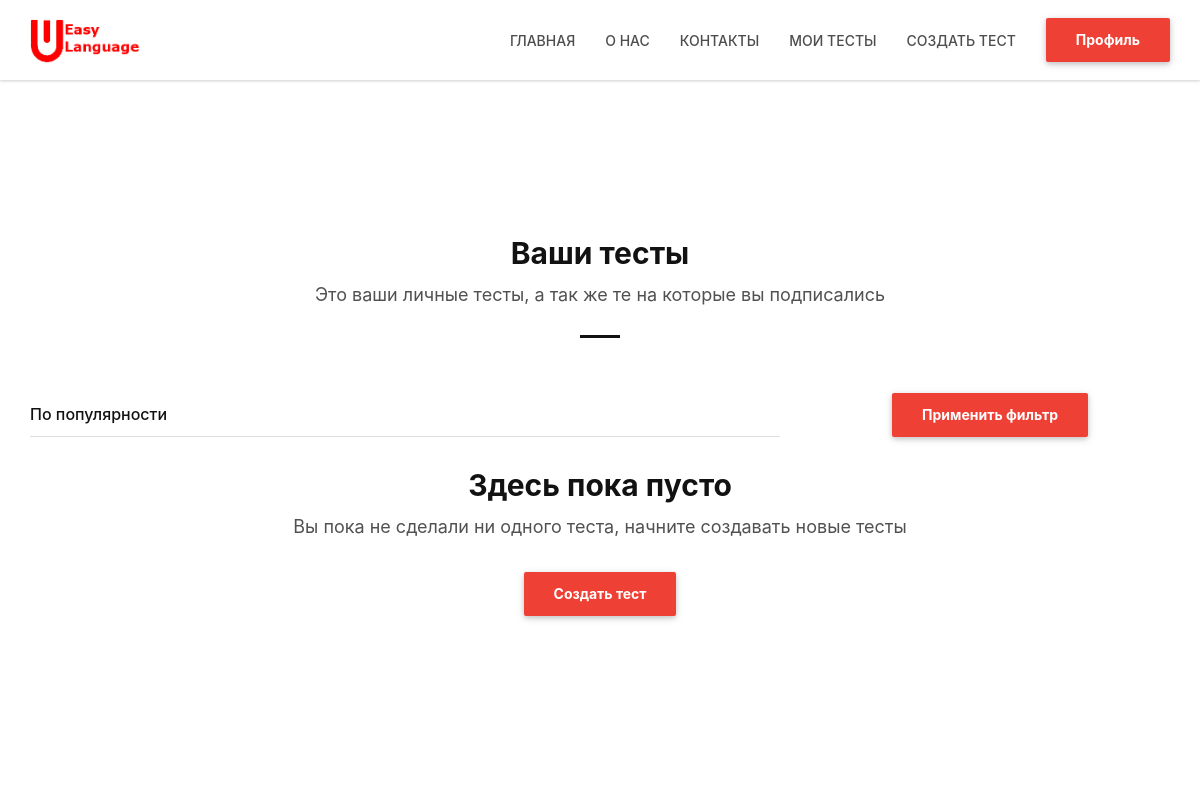
Page /my_tests/ (signed in) on the earlier database version.
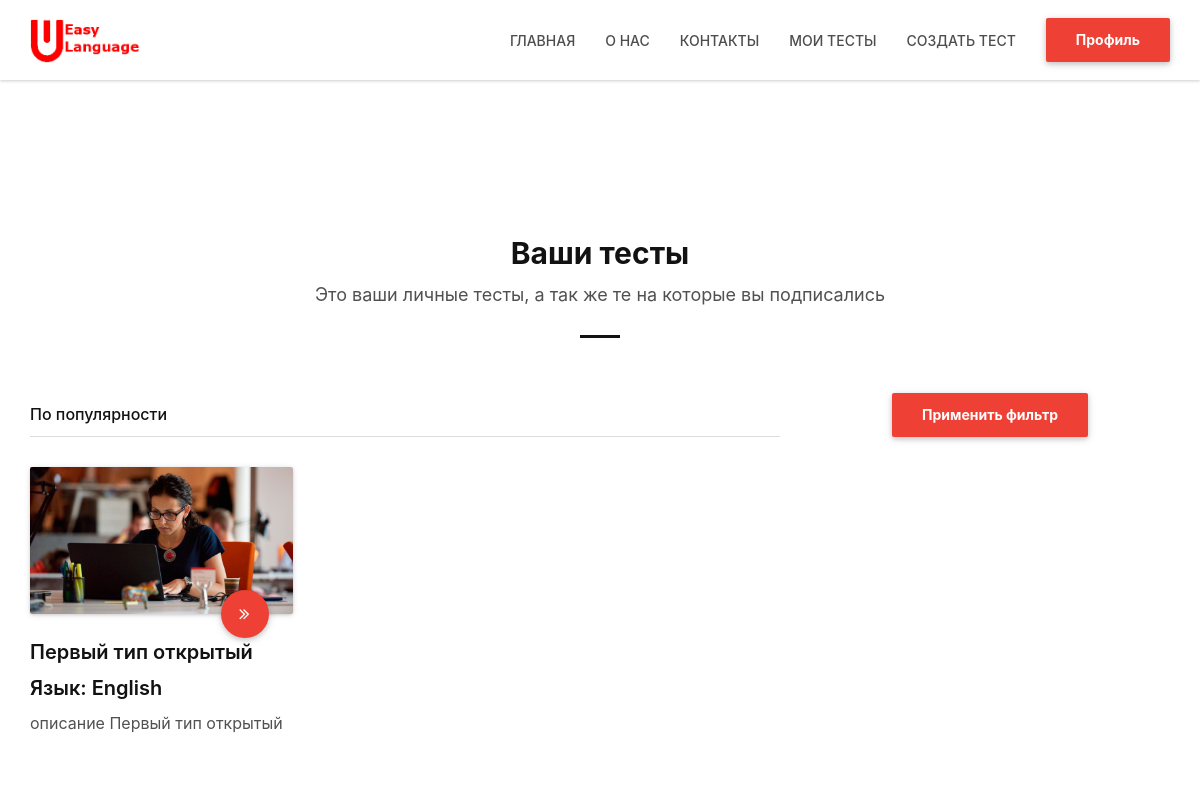
Same page on the later database version.
### data/tests.py (models this page shows)
class Test(SqlAlchemyBase, SerializerMixin):
    __tablename__ = 'tests'
    id = sqlalchemy.Column(sqlalchemy.Integer,
                           primary_key=True, autoincrement=True)
    title = sqlalchemy.Column(sqlalchemy.String, nullable=True)
    title_picture = sqlalchemy.Column(sqlalchemy.String, nullable=True)
    type = sqlalchemy.Column(sqlalchemy.String, nullable=True)
    made_date = sqlalchemy.Column(sqlalchemy.DateTime,
                                  default=datetime.datetime.now)
    creator = sqlalchemy.Column(sqlalchemy.Integer,
                                sqlalchemy.ForeignKey("users.id"))
    language_id = sqlalchemy.Column(sqlalchemy.Integer,
                                    sqlalchemy.ForeignKey("categories.id"))
    open = sqlalchemy.Column(sqlalchemy.Boolean, nullable=True,
                             default=False)
    description = sqlalchemy.Column(sqlalchemy.String, nullable=True)
    data = sqlalchemy.Column(sqlalchemy.String, nullable=True, default='{}')
    language = orm.relation('Category')
    user = orm.relation('User')

### main.py (the view)
@application.route('/my_tests/', methods=['GET', 'POST'])
@application.route('/my_tests/<int:page_id>', methods=['GET', 'POST'])
def my_tests(page_id=1):
    if not current_user.is_authenticated:
        return redirect('/login')
    db_sess = db_session.create_session()
    user = db_sess.query(User).filter(User.id == current_user.get_id()).first()
    if request.method == 'POST':
        block_filter = {'По популярности': 0, 'По названию': 1, 'По дате (сначала старые)': 2,
                        'По дате (сначала новые)': 3}
        user.current_filter = block_filter[str(request.form).split('block_filter')[-1].split("'")[2]]
        db_sess.add(user)
        db_sess.commit()
    tests = db_sess.query(Test).filter(Test.id.in_([int(i) for i in json.loads(user.user_tests).keys()])).all()
    if len(tests) // 12 + 1 < page_id:
        abort(404)
    languages = {}
    for i in db_sess.query(Category).all():
        languages[i.id] = i.name
    for i in tests:
        i.test_language = languages[i.language_id]
    if user.current_filter == 1:
        tests = sorted(tests, key=lambda x: x.title)
    if len(tests) > 12 * page_id:
        next_page_id = page_id + 1
    else:
        next_page_id = 0
    if page_id > 1:
        previous_page_id = page_id - 1
    else:
        previous_page_id = 0
    return render_template('my_tests.html', tests=tests[12 * (page_id - 1):12 * page_id],
                           current_filter=user.current_filter, page=[previous_page_id, next_page_id])

### data/db_session.py (called while the page is built)
def create_session() -> Session:
    global __factory
    return __factory()

### main.py (called while the page is built)
@login_manager.user_loader
def load_user(user_id):
    db_sess = db_session.create_session()
    return db_sess.query(User).get(user_id)

### templates/my_tests.html (shortened to what this page needs)
{% extends "main_form_design.html" %}
{% block content %}
    <div class="white-section section-lg-padding border-bottom">
        <div class="section-container">
            <div class="container">
                <div class="row">
                    <div class="title-block-container text-center">
                            <h2>Ваши тесты</h2>
                            <p>Это ваши личные тесты, а так же те на которые вы подписались</p>
                            <div class="line-separator"></div>
                        </div>
                    <div class="form-block-container text-center">
                        <form method="post" action="">
                            <div class="col-md-8">
                                <div class="form-group">
                                </div>
                            </div>
                            <div class="col-md-4">
                                <div class="form-group">
                                    <button type="submit" class="btn btn-lpbuilder wave-effect">Применить фильтр</button>
                                </div>
                            </div>
                        </form>
                    </div>
                    {% if tests %}
                        {% for test in tests %}
                            <div class="col-md-3 col-sm-6 content-block">
                                <div class="content-block-container" style="height: 333px;">
                                    <div class="image-block">
                                        <div class="image-block-container">
                                            <img src="{{ url_for('static', filename=test.title_picture) }}" alt="Image Block">
                                            <a href="/test_site/{{ test.id }}" title="Web design" class="btn-lpbuilder-circle btn-lpbuilder-circle-md wave-effect"><i class="fa fa-angle-double-right"></i></a>
                                        </div>
                                    </div>
                                    <h4>{{test.title}}</h4>
                                    <h4>Язык: {{test.test_language}}</h4>
                                    <p>{{test.description}}</p>
                                </div>
                            </div>
                        {% endfor %}
                        {% for test in range(4 - tests|length % 4) %}
                            <div class="col-md-3 col-sm-6 content-block">
                            <div class="content-block-container" style="height: 333px;">
                            </div>
                        </div>
                        {% endfor %}
                        <div class="text-center">
                        {% else %}
                        <div class="title-block-container text-center">
                            <h2>Здесь пока пусто</h2>
                            <p>Вы пока не сделали ни одного теста, начните создавать новые тесты</p>
                            <a href="/create_test" title="Создать тест" class="btn btn-lpbuilder wave-effect">Создать тест</a>
                        </div>
                        {% endif %}
                    </div>
                </div>
            </div>
        </div>
    </div>
{% endblock %}

Differences in the rows shown:
added Test: title_picture (picture), title "Первый тип открытый", test_language "English", description "описание Первый тип открытый"
Other differences:
text no longer shown: "Здесь пока пусто Вы пока не сделали ни одного теста, начните создавать новые тесты Создать тест"
